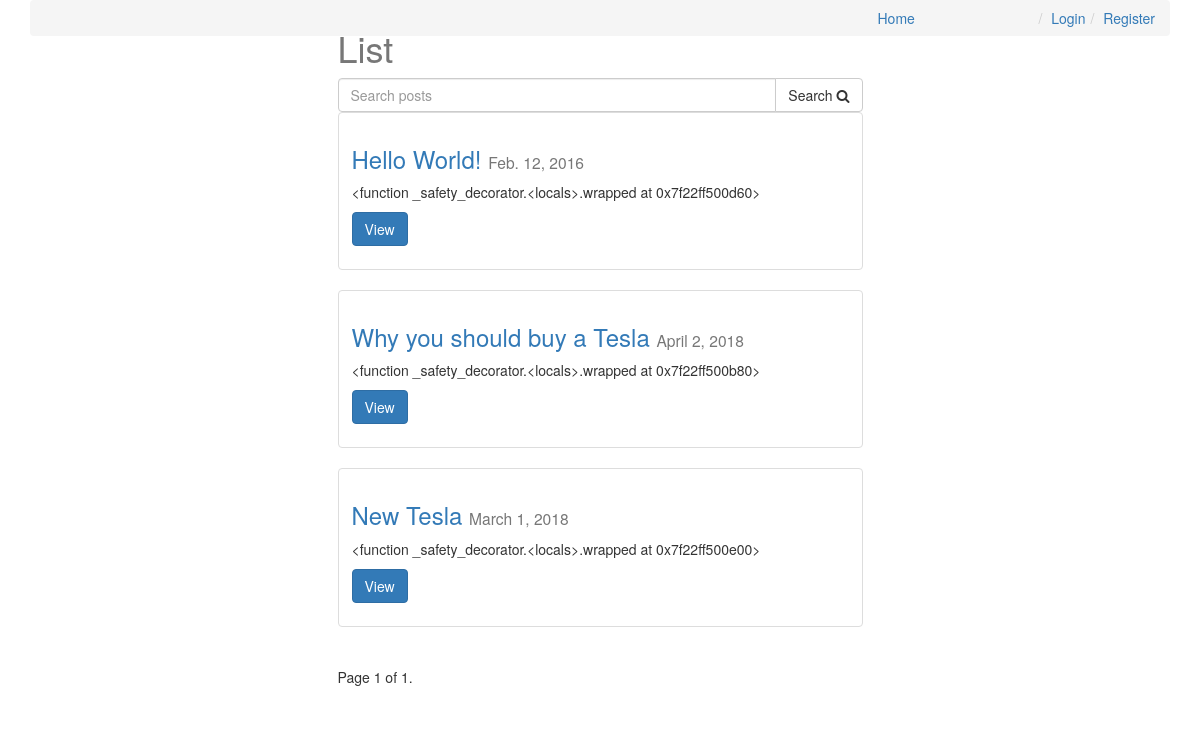
The app's page /, older data.
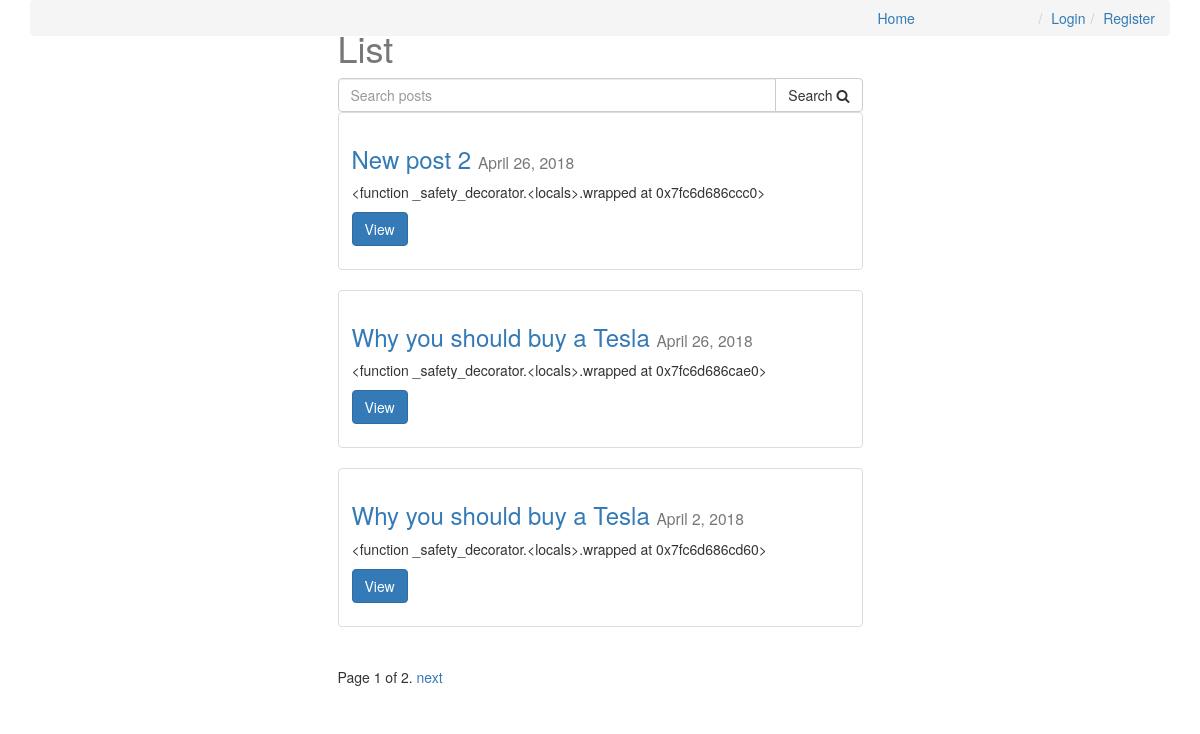
The same page, newer data.
### posts/models.py (models this page shows, shortened)
class Post(models.Model):
    user = models.ForeignKey(settings.AUTH_USER_MODEL, default=1)
    title = models.CharField(max_length=120)
    slug = models.SlugField(unique=True)
    image = models.ImageField(
        null=True,
        blank=True,
        upload_to=upload_location,
        width_field='width_field',
        height_field='height_field',
    )
    height_field = models.IntegerField(default=0)
    width_field = models.IntegerField(default=0)
    content = models.TextField()
    draft = models.BooleanField(default=False)
    publish = models.DateField(auto_now=False, auto_now_add=False)
    read_time = models.IntegerField(default=0)
    updated = models.DateTimeField(auto_now=True, auto_now_add=False)
    timestamp = models.DateTimeField(auto_now=False, auto_now_add=True)
    objects = PostManager()
    def get_absolute_url(self):
        return reverse('posts:detail', kwargs={'slug': self.slug})
    def get_markdown(self):
        content = self.content
        return mark_safe(markdown(content))
    class Meta:
        ordering = ['-timestamp', '-updated']

### posts/views.py (the view, shortened to what this page needs)
# urls.py: url(r'^$', post_list, name='list'),
def post_list(request):
    if request.user.is_staff or request.user.is_superuser:
        queryset_list = Post.objects.all()
    else:
        queryset_list = Post.objects.active()
    query = request.GET.get("q")
    today = timezone.now().date()
    paginator = Paginator(queryset_list, 3)
    page = request.GET.get('page')
    try:
        queryset = paginator.page(page)
    except PageNotAnInteger:
        queryset = paginator.page(1)
    except EmptyPage:
        queryset = paginator.page(paginator.num_pages)
    context = {
        'title': 'List',
        'object_list': queryset,
        'today': today,
    }
    return render(request, 'post_list.html', context)

### posts/models.py (called while the page is built)
    def active(self, *args, **kwargs):
        return super(PostManager, self).filter(draft=False)\
                                       .filter(publish__lte=timezone.now())

### templates/post_list.html (shortened to what this page needs)
{% extends "base.html" %}
{% block content %}
    <div class='col-sm-6 col-sm-offset-3'>
        <h1>{{ title }}</h1>
        <form method="GET" action="">
            <div class="input-group">
                <input class="form-control" type="text" name="q" placeholder="Search posts" value="{{ request.GET.q }}">
                <span class="input-group-btn">
                    <button class="btn btn-default" type="submit">Search <i class="fa fa-search"></i></button>
                </span>
            </div>
        </form>
        {% for obj in object_list %}
            <div class='row'>
                <div class='col-sm-12'>
                    <div class='thumbnail'>
                        <div class='caption post-detail-item'>
                            <h3>
                                <a href="{{ obj.get_absolute_url }}">
                                    {{ obj.title }}
                                </a> <small>{{ obj.publish }}</small>
                            </h3>
                            <p class=''>{{ obj.get_markdown }}</p>
                            <p><a href='{{ obj.get_absolute_url }}' class='btn btn-primary' role='button'>View</a></p>
                        </div>
                    </div>
                </div>
            </div>
        {% endfor %}
        <div class="pagination">
            <span class="step-links">
                <span class="current">
                    Page {{ object_list.number }} of {{ object_list.paginator.num_pages }}.
                </span>
                {% if object_list.has_next %}
                    <a href="?page={{ object_list.next_page_number }}{% if request.GET.q %}&q={{ request.GET.q }}{% endif %}">next</a>
                {% endif %}
            </span>
        </div>
    </div>
{% endblock content %}

### templates/base.html (shortened to what this page needs)
{% load staticfiles %}
<!DOCTYPE html>
<html>
<head>
    <link rel="stylesheet" href="https://maxcdn.bootstrapcdn.com/bootstrap/3.3.6/css/bootstrap.min.css">
    <link rel="stylesheet" href="https://maxcdn.bootstrapcdn.com/font-awesome/4.7.0/css/font-awesome.min.css">
    <link rel='stylesheet' href='{% static "css/base.css" %}'>
</head>
<body>
    <div class="container">
      <ol class="breadcrumb">
        <li><a href="{% url 'posts:list' %}">Home</a></li>
        {% if not request.user.is_authenticated %}
          <li class="pull-right"><a href="{% url 'register' %}">Register</a></li>
          <li class="pull-right"><a href="{% url 'login' %}">Login</a></li>
        {% else %}
          <li class="pull-right"><a href="{% url 'logout' %}">Logout</a></li>
        {% endif %}
        {% block content %}
        {% endblock content %}
    </div>
</body>
</html>

### static/css/base.css (style rules this page uses)
h1 { color: #777777; }

Row changes from the older to the newer data that the page shows:
removed Post: title "Hello World!", publish "Feb. 12, 2016", get_markdown "<function _safety_decorator.<locals>.wrapped at 0x7f22ff500d60>"
no longer on this page (row unchanged): Post: title "New Tesla", publish "March 1, 2018", get_markdown "<function _safety_decorator.<locals>.wrapped at 0x7f22ff500e00>"
added Post: title "New post 2", publish "April 26, 2018", get_markdown "<function _safety_decorator.<locals>.wrapped at 0x7fc6d686ccc0>"
added Post: title "Why you should buy a Tesla", publish "April 26, 2018", get_markdown "<function _safety_decorator.<locals>.wrapped at 0x7fc6d686cae0>"
computed for Post: get_markdown "<function _safety_decorator.<locals>.wrapped at 0x7f22ff500b80>" → "<function _safety_decorator.<locals>.wrapped at 0x7fc6d686cd60>"
Text that changed along with them:
{{ object_list.paginator.num_pages }}: "1" → "2"
text now shown: "next"
